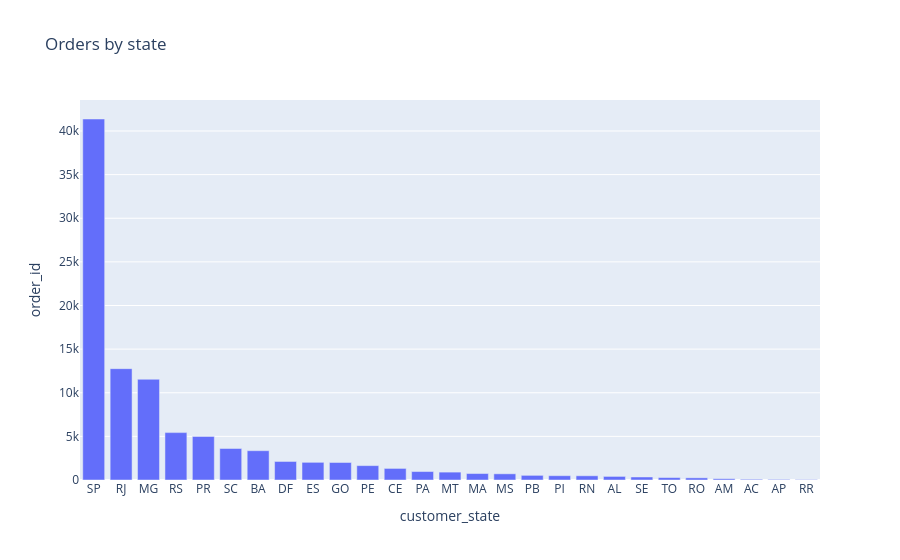

The notebook cell saved with this chart:
### Markdown cell above
Order volume shows clear growth over the dataset's timeframe, with a sharp jump in 2017. And got a serious decline in 2018.

### Code cell
state_orders = analysis.groupby('customer_state')['order_id'].nunique().reset_index().sort_values('order_id', ascending=False)
fig = px.bar(state_orders, x='customer_state', y='order_id', title='Orders by state')
fig.show()

### Figure 1 — Plotly figure (JSON) as saved in the notebook; plotly's stock layout.template omitted (floating-point values rounded to 4 significant figures)
{"data": [{"hovertemplate": "customer_state=%{x}<br>order_id=%{y}<extra></extra>", "legendgroup": "", "marker": {"color": "#636efa", "pattern": {"shape": ""}}, "name": "", "orientation": "v", "showlegend": false, "textposition": "auto", "type": "bar", "x": ["SP", "RJ", "MG", "RS", "PR", "SC", "BA", "DF", "ES", "GO", "PE", "CE", "PA", "MT", "MA", "MS", "PB", "PI", "RN", "AL", "SE", "TO", "RO", "AM", "AC", "AP", "RR"], "xaxis": "x", "y": [41375, 12762, 11544, 5432, 4998, 3612, 3358, 2125, 2025, 2007, 1648, 1327, 970, 903, 740, 709, 532, 493, 482, 411, 345, 279, 247, 147, 81, 68, 46], "yaxis": "y"}], "layout": {"barmode": "relative", "legend": {"tracegroupgap": 0}, "title": {"text": "Orders by state"}, "xaxis": {"anchor": "y", "domain": [0, 1], "title": {"text": "customer_state"}}, "yaxis": {"anchor": "x", "domain": [0, 1], "title": {"text": "order_id"}}}}
